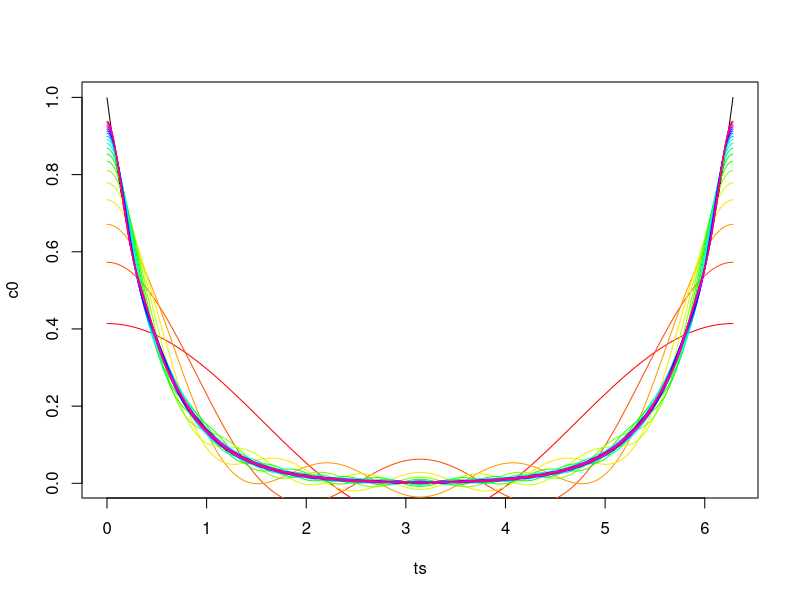
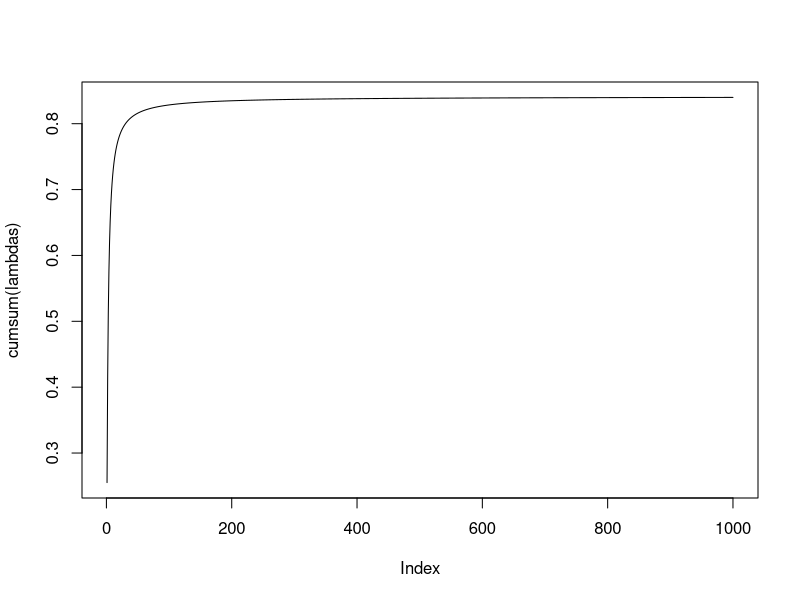
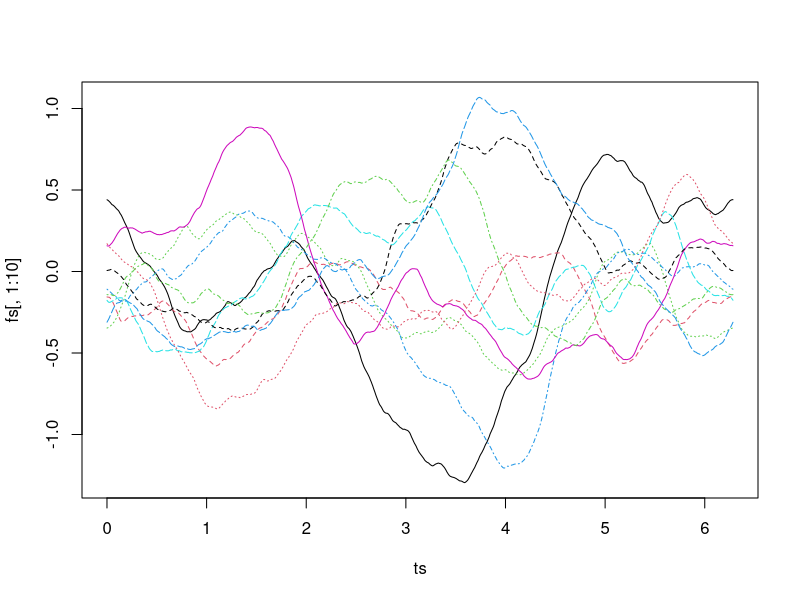
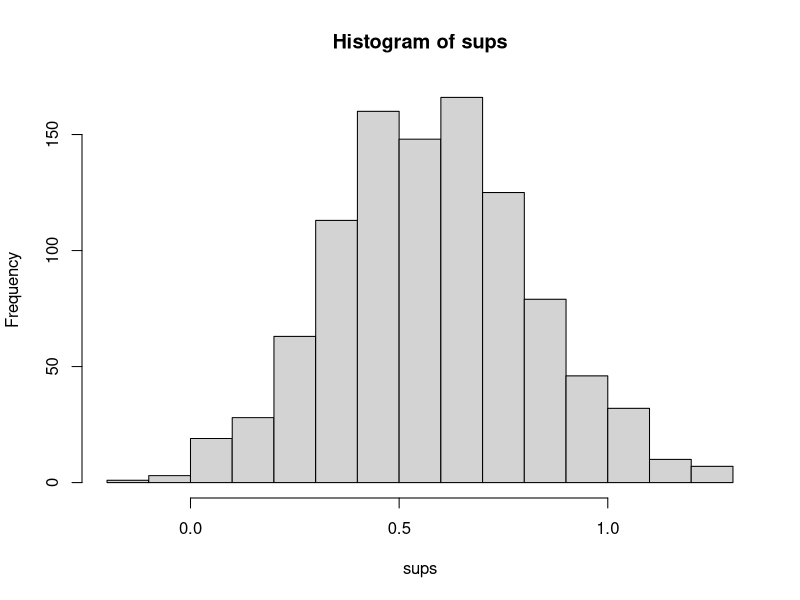
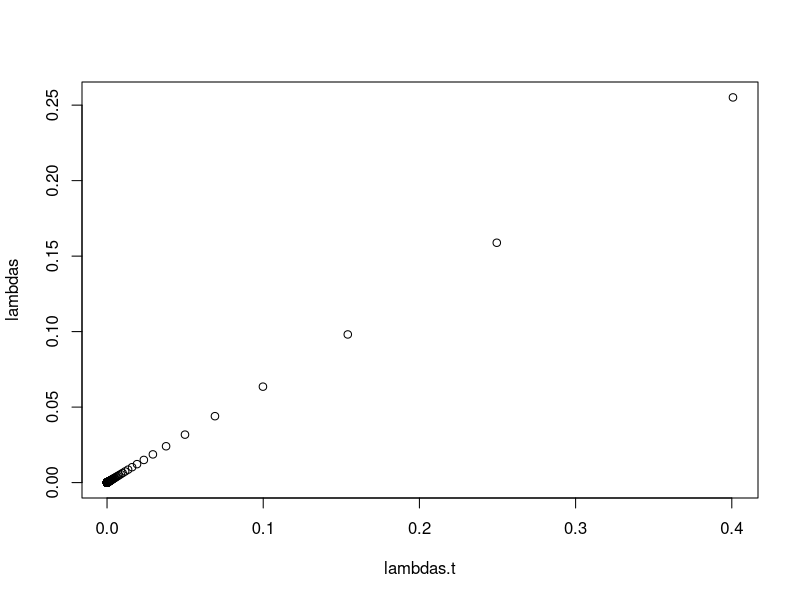
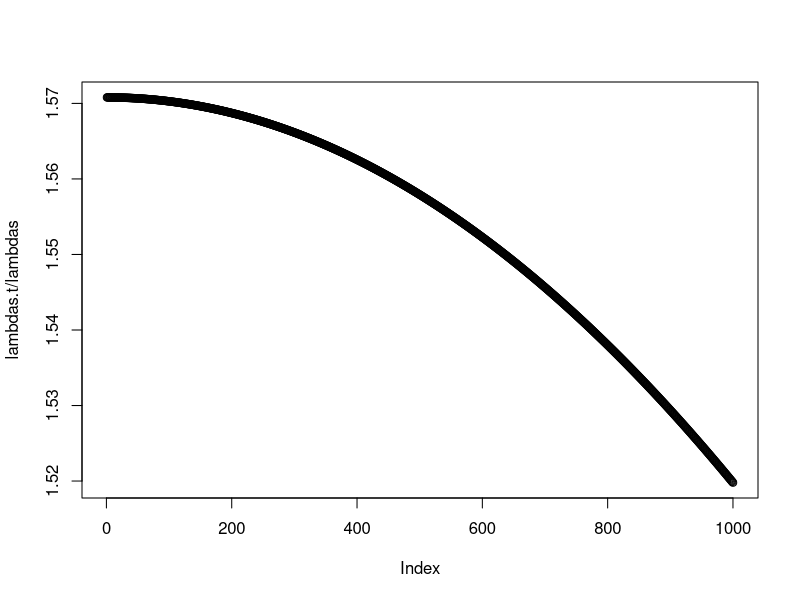

Source code (R) for these figures, in order:
# Behavior of sup f_t with C(s,t) = e^-(kappa (s-t))^p as kappa to infty

# verify the eigendecomposition

kappa = 2
p = 1
nlam = 1000
lambdas = numeric(nlam)
intres = 10000
ts = 2*pi*(1:intres)/intres
reflts = ifelse(ts < pi, ts, 2*pi-ts)
c0 = exp(-(kappa * reflts)^p)
cprox = matrix(0,length(ts),nlam)
#plot(ts,c0,type="l")
for (ii in 1:nlam) {
  ll= 2*sum(cos(ii*ts)*c0)/intres
  lambdas[ii] = ll
  cprox[,ii] = ll * cos(ii*ts)
}
cprox2 = t(apply(cprox,1,cumsum))
dim(cprox2)
plot(ts,c0,type="l")
for (ii in 1:20) {
  lines(ts,cprox2[,ii]+mean(c0),col=rainbow(20)[ii])
}
#plot(lambdas)
plot(cumsum(lambdas),type="l")
#plot(log(10*ts))
#plot(1/lambdas)
#plot(log(lambdas))

a = t(t(ts)) %x% t(rep(0:nlam))
mat = cbind(cos(a),sin(a))
mat = t(t(mat)*rep(c(mean(c0),lambdas),2))
nrep = 1000
z = matrix(rnorm(2*nrep*(nlam+1)),2*(nlam+1),nrep)
fs = mat %*% z
matplot(ts,fs[,1:10],type="l")
sups = apply(fs,2,max)
hist(sups)

lambdas.t = 0*lambdas
for (ii in 1:nlam) {
  temp = -kappa + ii*(1i)
  lambdas.t[ii] = Re((exp(pi*temp)-1)/temp)
}
plot(lambdas.t,lambdas)
plot(lambdas.t/lambdas)
